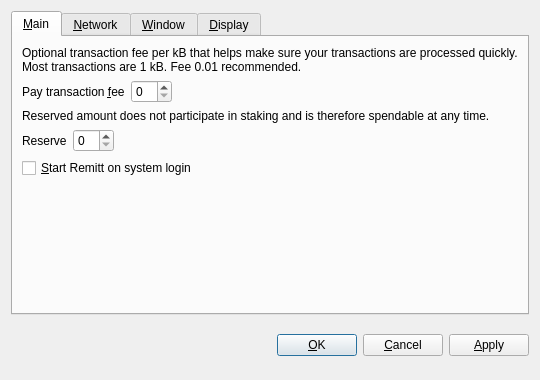
<?xml version="1.0" encoding="UTF-8"?>
<ui version="4.0">
 <class>OptionsDialog</class>
 <widget class="QDialog" name="OptionsDialog">
  <property name="geometry">
   <rect>
    <x>0</x>
    <y>0</y>
    <width>540</width>
    <height>380</height>
   </rect>
  </property>
  <property name="windowTitle">
   <string>Options</string>
  </property>
  <property name="modal">
   <bool>true</bool>
  </property>
  <layout class="QVBoxLayout" name="verticalLayout">
   <item>
    <widget class="QTabWidget" name="tabWidget">
     <property name="tabPosition">
      <enum>QTabWidget::North</enum>
     </property>
     <property name="currentIndex">
      <number>0</number>
     </property>
     <widget class="QWidget" name="tabMain">
      <attribute name="title">
       <string>&amp;Main</string>
      </attribute>
      <layout class="QVBoxLayout" name="verticalLayout_Main">
       <item>
        <widget class="QLabel" name="transactionFeeInfoLabel">
         <property name="text">
          <string>Optional transaction fee per kB that helps make sure your transactions are processed quickly. Most transactions are 1 kB. Fee 0.01 recommended.</string>
         </property>
         <property name="textFormat">
          <enum>Qt::PlainText</enum>
         </property>
         <property name="wordWrap">
          <bool>true</bool>
         </property>
        </widget>
       </item>
       <item>
        <layout class="QHBoxLayout" name="horizontalLayoutFee">
         <item>
          <widget class="QLabel" name="transactionFeeLabel">
           <property name="text">
            <string>Pay transaction &amp;fee</string>
           </property>
           <property name="textFormat">
            <enum>Qt::PlainText</enum>
           </property>
           <property name="buddy">
            <cstring>transactionFee</cstring>
           </property>
          </widget>
         </item>
         <item>
          <widget class="BitcoinAmountField" name="transactionFee"/>
         </item>
         <item>
          <spacer name="horizontalSpacerFee">
           <property name="orientation">
            <enum>Qt::Horizontal</enum>
           </property>
           <property name="sizeHint" stdset="0">
            <size>
             <width>40</width>
             <height>20</height>
            </size>
           </property>
          </spacer>
         </item>
        </layout>
       </item>
       <item>
        <widget class="QLabel" name="reserveBalanceInfoLabel">
         <property name="text">
          <string>Reserved amount does not participate in staking and is therefore spendable at any time.</string>
         </property>
         <property name="textFormat">
          <enum>Qt::PlainText</enum>
         </property>
         <property name="wordWrap">
          <bool>true</bool>
         </property>
        </widget>
       </item>
       <item>
        <layout class="QHBoxLayout" name="horizontalLayoutReserveBalance">
         <item>
          <widget class="QLabel" name="reserveBalanceLabel">
           <property name="text">
            <string>Reserve</string>
           </property>
           <property name="textFormat">
            <enum>Qt::PlainText</enum>
           </property>
           <property name="buddy">
            <cstring>reserveBalance</cstring>
           </property>
          </widget>
         </item>
         <item>
          <widget class="BitcoinAmountField" name="reserveBalance"/>
         </item>
         <item>
          <spacer name="horizontalSpacerReserveBalance">
           <property name="orientation">
            <enum>Qt::Horizontal</enum>
           </property>
           <property name="sizeHint" stdset="0">
            <size>
             <width>40</width>
             <height>20</height>
            </size>
           </property>
          </spacer>
         </item>
        </layout>
       </item>
       <item>
        <widget class="QCheckBox" name="bitcoinAtStartup">
         <property name="toolTip">
          <string>Automatically start Remitt after logging in to the system.</string>
         </property>
         <property name="text">
          <string>&amp;Start Remitt on system login</string>
         </property>
        </widget>
       </item>
       <item>
        <spacer name="verticalSpacer_Main">
         <property name="orientation">
          <enum>Qt::Vertical</enum>
         </property>
         <property name="sizeHint" stdset="0">
          <size>
           <width>20</width>
           <height>40</height>
          </size>
         </property>
        </spacer>
       </item>
      </layout>
     </widget>
     <widget class="QWidget" name="tabNetwork">
      <attribute name="title">
       <string>&amp;Network</string>
      </attribute>
      <layout class="QVBoxLayout" name="verticalLayout_Network">
       <item>
        <widget class="QCheckBox" name="mapPortUpnp">
         <property name="toolTip">
          <string>Automatically open the Remitt client port on the router. This only works when your router supports UPnP and it is enabled.</string>
         </property>
         <property name="text">
          <string>Map port using &amp;UPnP</string>
         </property>
        </widget>
       </item>
       <item>
        <widget class="QCheckBox" name="connectSocks">
         <property name="toolTip">
          <string>Connect to the Remitt network through a SOCKS5 proxy (e.g. when connecting through Tor).</string>
         </property>
         <property name="text">
          <string>&amp;Connect through SOCKS5 proxy:</string>
         </property>
        </widget>
       </item>
       <item>
        <layout class="QHBoxLayout" name="horizontalLayout_Network">
         <item>
          <widget class="QLabel" name="proxyIpLabel">
           <property name="text">
            <string>Proxy &amp;IP:</string>
           </property>
           <property name="textFormat">
            <enum>Qt::PlainText</enum>
           </property>
           <property name="buddy">
            <cstring>proxyIp</cstring>
           </property>
          </widget>
         </item>
         <item>
          <widget class="QValidatedLineEdit" name="proxyIp">
           <property name="maximumSize">
            <size>
             <width>140</width>
             <height>16777215</height>
            </size>
           </property>
           <property name="toolTip">
            <string>IP address of the proxy (e.g. 127.0.0.1)</string>
           </property>
          </widget>
         </item>
         <item>
          <widget class="QLabel" name="proxyPortLabel">
           <property name="text">
            <string>&amp;Port:</string>
           </property>
           <property name="textFormat">
            <enum>Qt::PlainText</enum>
           </property>
           <property name="buddy">
            <cstring>proxyPort</cstring>
           </property>
          </widget>
         </item>
         <item>
          <widget class="QLineEdit" name="proxyPort">
           <property name="maximumSize">
            <size>
             <width>55</width>
             <height>16777215</height>
            </size>
           </property>
           <property name="toolTip">
            <string>Port of the proxy (e.g. 9050)</string>
           </property>
          </widget>
         </item>
         <item>
          <spacer name="horizontalSpacer_Network">
           <property name="orientation">
            <enum>Qt::Horizontal</enum>
           </property>
           <property name="sizeHint" stdset="0">
            <size>
             <width>40</width>
             <height>20</height>
            </size>
           </property>
          </spacer>
         </item>
        </layout>
       </item>
       <item>
        <spacer name="verticalSpacer_Network">
         <property name="orientation">
          <enum>Qt::Vertical</enum>
         </property>
         <property name="sizeHint" stdset="0">
          <size>
           <width>20</width>
           <height>40</height>
          </size>
         </property>
        </spacer>
       </item>
      </layout>
     </widget>
     <widget class="QWidget" name="tabWindow">
      <attribute name="title">
       <string>&amp;Window</string>
      </attribute>
      <layout class="QVBoxLayout" name="verticalLayout_Window">
       <item>
        <widget class="QCheckBox" name="minimizeToTray">
         <property name="toolTip">
          <string>Show only a tray icon after minimizing the window.</string>
         </property>
         <property name="text">
          <string>&amp;Minimize to the tray instead of the taskbar</string>
         </property>
        </widget>
       </item>
       <item>
        <widget class="QCheckBox" name="minimizeOnClose">
         <property name="toolTip">
          <string>Minimize instead of exit the application when the window is closed. When this option is enabled, the application will be closed only after selecting Quit in the menu.</string>
         </property>
         <property name="text">
          <string>M&amp;inimize on close</string>
         </property>
        </widget>
       </item>
       <item>
        <spacer name="verticalSpacer_Window">
         <property name="orientation">
          <enum>Qt::Vertical</enum>
         </property>
         <property name="sizeHint" stdset="0">
          <size>
           <width>20</width>
           <height>40</height>
          </size>
         </property>
        </spacer>
       </item>
      </layout>
     </widget>
     <widget class="QWidget" name="tabDisplay">
      <attribute name="title">
       <string>&amp;Display</string>
      </attribute>
      <layout class="QVBoxLayout" name="verticalLayout_Display">
       <item>
        <layout class="QHBoxLayout" name="horizontalLayout_1_Display">
         <item>
          <widget class="QLabel" name="langLabel">
           <property name="text">
            <string>User Interface &amp;language:</string>
           </property>
           <property name="textFormat">
            <enum>Qt::PlainText</enum>
           </property>
           <property name="buddy">
            <cstring>lang</cstring>
           </property>
          </widget>
         </item>
         <item>
          <widget class="QValueComboBox" name="lang">
           <property name="toolTip">
            <string>The user interface language can be set here. This setting will take effect after restarting Remitt.</string>
           </property>
          </widget>
         </item>
        </layout>
       </item>
       <item>
        <layout class="QHBoxLayout" name="horizontalLayout_2_Display">
         <item>
          <widget class="QLabel" name="unitLabel">
           <property name="text">
            <string>&amp;Unit to show amounts in:</string>
           </property>
           <property name="textFormat">
            <enum>Qt::PlainText</enum>
           </property>
           <property name="buddy">
            <cstring>unit</cstring>
           </property>
          </widget>
         </item>
         <item>
          <widget class="QValueComboBox" name="unit">
           <property name="toolTip">
            <string>Choose the default subdivision unit to show in the interface and when sending coins.</string>
           </property>
          </widget>
         </item>
        </layout>
       </item>
       <item>
        <widget class="QCheckBox" name="coinControlFeatures">
         <property name="toolTip">
          <string>Whether to show coin control features or not.</string>
         </property>
         <property name="text">
          <string>Display coin &amp;control features (experts only!)</string>
         </property>
        </widget>
       </item>
       <item>
        <widget class="QCheckBox" name="useBlackTheme">
         <property name="text">
          <string>Use black visual theme (requires restart)</string>
         </property>
        </widget>
       </item>
       <item>
        <spacer name="verticalSpacer_Display">
         <property name="orientation">
          <enum>Qt::Vertical</enum>
         </property>
         <property name="sizeHint" stdset="0">
          <size>
           <width>20</width>
           <height>40</height>
          </size>
         </property>
        </spacer>
       </item>
      </layout>
     </widget>
    </widget>
   </item>
   <item>
    <layout class="QHBoxLayout" name="horizontalLayout_Buttons">
     <item>
      <spacer name="horizontalSpacer_1">
       <property name="orientation">
        <enum>Qt::Horizontal</enum>
       </property>
       <property name="sizeHint" stdset="0">
        <size>
         <width>40</width>
         <height>48</height>
        </size>
       </property>
      </spacer>
     </item>
     <item>
      <widget class="QLabel" name="statusLabel">
       <property name="font">
        <font>
         <weight>75</weight>
         <bold>true</bold>
        </font>
       </property>
       <property name="text">
        <string/>
       </property>
       <property name="textFormat">
        <enum>Qt::PlainText</enum>
       </property>
       <property name="wordWrap">
        <bool>true</bool>
       </property>
      </widget>
     </item>
     <item>
      <spacer name="horizontalSpacer_2">
       <property name="orientation">
        <enum>Qt::Horizontal</enum>
       </property>
       <property name="sizeHint" stdset="0">
        <size>
         <width>40</width>
         <height>48</height>
        </size>
       </property>
      </spacer>
     </item>
     <item>
      <widget class="QPushButton" name="okButton">
       <property name="text">
        <string>&amp;OK</string>
       </property>
      </widget>
     </item>
     <item>
      <widget class="QPushButton" name="cancelButton">
       <property name="text">
        <string>&amp;Cancel</string>
       </property>
       <property name="autoDefault">
        <bool>false</bool>
       </property>
      </widget>
     </item>
     <item>
      <widget class="QPushButton" name="applyButton">
       <property name="text">
        <string>&amp;Apply</string>
       </property>
       <property name="autoDefault">
        <bool>false</bool>
       </property>
      </widget>
     </item>
    </layout>
   </item>
  </layout>
 </widget>
 <customwidgets>
  <customwidget>
   <class>BitcoinAmountField</class>
   <extends>QSpinBox</extends>
   <header>bitcoinamountfield.h</header>
  </customwidget>
  <customwidget>
   <class>QValueComboBox</class>
   <extends>QComboBox</extends>
   <header>qvaluecombobox.h</header>
  </customwidget>
  <customwidget>
   <class>QValidatedLineEdit</class>
   <extends>QLineEdit</extends>
   <header>qvalidatedlineedit.h</header>
  </customwidget>
 </customwidgets>
 <resources/>
 <connections/>
</ui>
